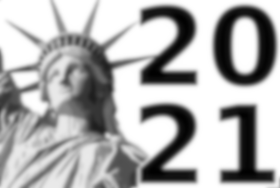
#> input picture input-images/front_.png, 280 x 188 px, shrunk from 745 x 500 before the run
$ python pointcube.py
#> lines starting #> are read from the running program, lines starting #| are printed output that depends on the picture; after the words box and inside, x2 and y2 are one past the last pixel; in counts of white or black regions, pixels touching at a corner belong together
import bpy
import numpy as np
from PIL import Image
import math
import random


def draw_point(x, z, s, y_max, name):
    """Draw a point primitive.

    Parameters
    ----------
    x, z : int, coordinates of the point
    s : float, point size
    y_max : int, extrusion depth
    name : str, name assigned to the point to distinguish the cube face (i.e. 'front', 'side', 'top') the point belongs to
    """
    bpy.ops.mesh.primitive_circle_add(vertices=8, radius=s, fill_type='NGON', enter_editmode=False, align='WORLD', location=(x, random.randint(0, y_max), z), scale=(1, 1, 1))
    so = bpy.context.active_object
    so.rotation_euler[0] = math.radians(90)
    so.name = name

def img2points(name, img_path, num_stacks, y_max = 20, invert = False, point_size = .5, point_size_cutoff = .0):
    """Convert a raster image to a point cloud.

    Parameters
    ----------
    name : str, name of the cube face (i.e. 'front', 'side', 'top') that the image maps to
    img_path : path to the input image
    num_stacks : number of points along the z axis
    y_max : int, extrusion depth
    invert : bool, invert the mapping from pixel value to point size
    point_size : float, scaling factor for point size
    point_size_cutoff : float, points will not be drawn if smaller than this size
    """
#> called with name = 'front', img_path = 'input-images/front_.png', num_stacks = 20, y_max = 20, invert = True, point_size = 0.5, point_size_cutoff = 0

    img = Image.open(img_path, 'r')
#> img is the input picture: PIL image 280x188 L; min 1, max 255, mean 176.3
    width, height = img.size
#> width = 280; height = 188
    pxl = list(img.getdata())
#> pxl = 52640 items
    pxl = np.array(pxl).reshape((height, width))

    v_min = np.min(img)
#> v_min = 1
    v_max = np.max(img)
#> v_max = 255

    cell_size = math.floor(height/num_stacks)
#> cell_size = 9

    xIdx_max = width // cell_size + 1
#> xIdx_max = 32
    yIdx_max = height // cell_size + 1
#> yIdx_max = 21
    arr = np.zeros((xIdx_max, yIdx_max))

    for x in range(0, width, cell_size):
        xIdx = x // cell_size
        for z in range(0, height, cell_size):
            zIdx = num_stacks - z // cell_size
            size = pxl[z][x] if invert else 255 - pxl[z][x]
            size = size / (v_max - v_min) * point_size
            if size < point_size_cutoff :
                continue
            arr[xIdx][zIdx] = size
            draw_point(xIdx, zIdx, size, y_max, name)
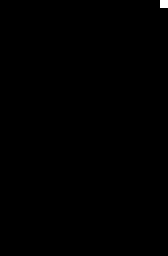
#> arr: shape (32, 21) float64 (shown 8 times larger); values 0 (black) and 0.474 (white), 0.15% white in thin lines or dots, all inside (x1, y1, x2, y2) = (20, 0, 21, 1)

    merge(name)

def merge(name):
    """Merge points belonging to a single cube side (i.e. front, side, top)

    Parameters
    ----------
    name : str, name of the cube face (i.e. 'front', 'side', 'top')
    """
    obs = []
    for ob in bpy.context.scene.objects:
        if name in ob.name:
            obs.append(ob)

    ctx = bpy.context.copy()

    ctx['active_object'] = obs[0]
    ctx['selected_editable_objects'] = obs
    bpy.ops.object.join(ctx)

def rotate():
    """Rotate the point clouds

    """
    for ob in bpy.context.scene.objects:
        if ob.name == 'side':
            ob.rotation_euler[2] += math.radians(90)
        elif ob.name == 'top':
            ob.rotation_euler[0] -= math.radians(90)

#> (the run stopped early here; a loop or call above may not have finished)
